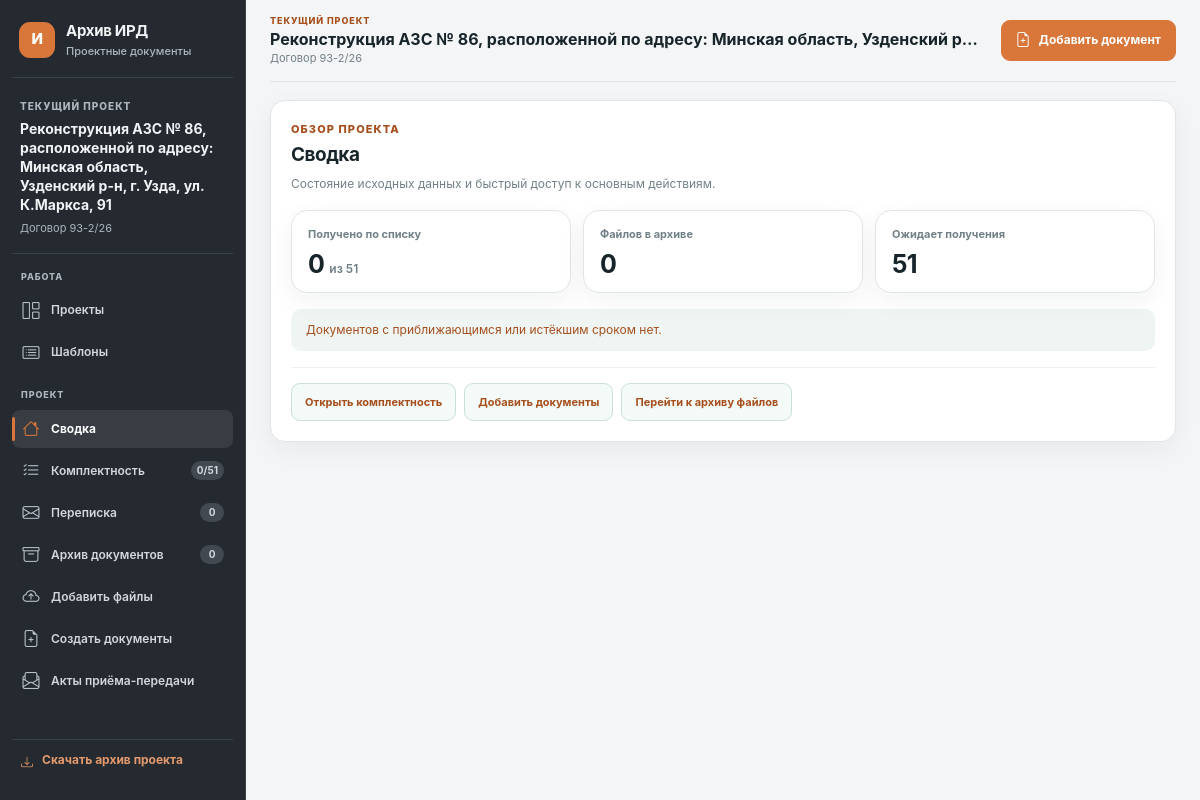
The app's page /objects/6 with its own data.
### tables this page shows
CREATE TABLE objects (
    id INTEGER PRIMARY KEY AUTOINCREMENT,
    contract_number TEXT NOT NULL,
    name TEXT NOT NULL,
    created_at TEXT NOT NULL DEFAULT CURRENT_TIMESTAMP
, template_id INTEGER, archived_at TEXT, customer TEXT NOT NULL DEFAULT '');

### app/web/routes.py (the view)
@bp.get("/objects/<int:object_id>")
def object_workspace(object_id: int):
    obj = ObjectRepository().get(object_id)
    if obj is None or obj["archived_at"]:
        abort(404)
    warning_days = current_app.config["EXPIRY_WARNING_DAYS"]
    documents = [attach_expiry(row, warning_days) for row in DocumentRepository().list_by_object(object_id)]
    checklist_repository = ChecklistRepository()
    checklist_repository.sync_documents_to_checklist(object_id, documents)
    checklist = checklist_repository.list_project_items(object_id)
    checklist = _attach_checklist_expiry(checklist, warning_days)
    archived_documents = [attach_expiry(row, warning_days) for row in DocumentRepository().list_archived_by_object(object_id)]
    alerts = [
        {"document": row, "expiry": row["expiry"]}
        for row in documents if row["expiry"]["key"] in {"expired", "expiring"}
    ]
    return render_template(
        "object.html",
        object=obj,
        documents=documents,
        archived_documents=archived_documents,
        checklist=checklist,
        templates=ChecklistRepository().list_templates(),
        alerts=alerts,
        missing_count=sum(row["status"] == "missing" for row in checklist),
        received_count=sum(row["status"] == "received" for row in checklist),
        warning_days=warning_days,
        correspondence=CorrespondenceRepository().list_by_object(object_id),
    )

### app/database.py (called while the page is built)
def get_db() -> sqlite3.Connection:
    if "db" not in g:
        g.db = sqlite3.connect(current_app.config["DATABASE_PATH"])
        g.db.row_factory = sqlite3.Row
        g.db.execute("PRAGMA foreign_keys = ON")
    return g.db

### app/repositories.py (called while the page is built)
    def get(self, object_id: int) -> Row | None:
        return get_db().execute(
            "SELECT * FROM objects WHERE id = ?", (object_id,)
        ).fetchone()

    def list_by_object(self, object_id: int, *, include_archived: bool = False) -> list[Row]:
        archived_filter = "" if include_archived else "AND archived_at IS NULL"
        return list(
            get_db().execute(
                f"""
                SELECT *
                FROM documents
                WHERE object_id = ? {archived_filter}
                ORDER BY created_at DESC, id DESC
                """,
                (object_id,),
            )
        )

    def list_archived_by_object(self, object_id: int) -> list[Row]:
        return list(get_db().execute(
            "SELECT * FROM documents WHERE object_id = ? AND archived_at IS NOT NULL ORDER BY archived_at DESC, id DESC",
            (object_id,),
        ))

    def list_templates(self) -> list[Row]:
        return list(
            get_db().execute(
                "SELECT * FROM checklist_templates ORDER BY name COLLATE NOCASE"
            )
        )

    def list_project_items(self, object_id: int) -> list[Row]:
        return list(
            get_db().execute(
                """
                SELECT checklist.*, documents.working_title AS linked_document_title,
                       documents.archived_at AS linked_document_archived_at
                FROM project_checklist_items AS checklist
                LEFT JOIN documents ON documents.id = checklist.document_id
                WHERE checklist.object_id = ?
                ORDER BY
                    CASE
                        WHEN checklist.status = 'received' THEN 0
                        WHEN documents.id IS NULL OR documents.archived_at IS NOT NULL THEN 1
                        ELSE 2
                    END,
                    checklist.sort_order,
                    checklist.id
                """,
                (object_id,),
            )
        )

    def list_by_object(self, object_id: int):
        return list(get_db().execute("SELECT * FROM correspondence WHERE object_id = ? ORDER BY COALESCE(letter_date, '' ) DESC, id DESC", (object_id,)))

### app/templates/object.html (shortened to what this page needs)
{% extends "base.html" %}
{% block content %}
<div class="project-workspace" data-project-workspace>
    <div class="project-workspace-main">
        <section class="workspace-tab-panel" data-workspace-panel="overview">
            <div class="workspace-panel-heading"><div><p class="eyebrow">ОБЗОР ПРОЕКТА</p><h2>Сводка</h2><p>Состояние исходных данных и быстрый доступ к основным действиям.</p></div></div>
            <div class="workspace-metrics"><article class="workspace-metric panel"><span>Получено по списку</span><strong>{{ received_count }} <small>из {{ checklist|length }}</small></strong></article><article class="workspace-metric panel"><span>Файлов в архиве</span><strong>{{ documents|length }}</strong></article><article class="workspace-metric panel"><span>Ожидает получения</span><strong>{{ missing_count }}</strong></article></div>
            {% if alerts %}<section class="alert-panel compact"><strong>Требуют внимания по срокам</strong><ul>{% for alert in alerts %}<li><a href="{{ url_for('web.document_detail', document_id=alert.document.id) }}">{{ alert.document.working_title or alert.document.original_filename }}</a><span class="expiry-{{ alert.expiry.key }}">{{ alert.expiry.label }}</span></li>{% endfor %}</ul></section>{% else %}<div class="notice workspace-clear-notice">Документов с приближающимся или истёкшим сроком нет.</div>{% endif %}
            <div class="workspace-quick-actions"><button type="button" class="secondary-button" data-open-tab="checklist">Открыть комплектность</button><button type="button" class="secondary-button" data-open-tab="upload">Добавить документы</button><button type="button" class="secondary-button" data-open-tab="documents">Перейти к архиву файлов</button></div>
        </section>
    </div>
</div>
{% endblock %}

### app/templates/base.html (shortened to what this page needs)
<!doctype html>
<html lang="ru">
<head>
    <link rel="stylesheet" href="{{ url_for('static', filename='styles.css', v='20261115-template-create-modal') }}">
    <link rel="stylesheet" href="https://cdn.jsdelivr.net/npm/bootstrap-icons@1.11.3/font/bootstrap-icons.min.css">
</head>
<body>
    {% set active_project = object if object is defined and object else (project if project is defined and project else none) %}
    <div class="app-layout">
        <aside class="project-sidebar app-sidebar" id="app-sidebar" aria-label="Главное меню">
            <a class="brand app-sidebar-brand" href="{{ url_for('web.index') }}"><span class="brand-mark">И</span><span>Архив ИРД<small>Проектные документы</small></span></a>
            {% if active_project %}
            <div class="project-sidebar-identity"><span class="eyebrow">ТЕКУЩИЙ ПРОЕКТ</span><strong>{{ active_project.name }}</strong><span class="project-sidebar-contract">Договор {{ active_project.contract_number }}</span></div>
            {% else %}
            <div class="project-sidebar-identity"><span class="eyebrow">РАБОЧЕЕ ПРОСТРАНСТВО</span><strong>Архив исходных данных</strong><span class="project-sidebar-contract">Проектные документы</span></div>
            {% endif %}
            <nav class="project-side-nav" aria-label="Разделы приложения">
                <div class="project-nav-group"><span class="project-nav-caption">РАБОТА</span><a class="project-nav-item" href="{{ url_for('web.index') }}"><i class="project-nav-icon bi bi-grid-1x2" aria-hidden="true"></i><span>Проекты</span></a><a class="project-nav-item" href="{{ url_for('web.manage_templates') }}"><i class="project-nav-icon bi bi-card-list" aria-hidden="true"></i><span>Шаблоны</span></a></div>
                {% if active_project %}
                <div class="project-nav-group"><span class="project-nav-caption">ПРОЕКТ</span>
                    {% if request.endpoint == 'web.object_workspace' %}
                    <button type="button" class="project-nav-item" data-workspace-tab="overview" aria-selected="false"><i class="project-nav-icon bi bi-house" aria-hidden="true"></i><span>Сводка</span></button>
                    <button type="button" class="project-nav-item" data-workspace-tab="checklist" aria-selected="false"><i class="project-nav-icon bi bi-list-check" aria-hidden="true"></i><span>Комплектность</span><small>{{ received_count }}/{{ checklist|length }}</small></button>
                    <button type="button" class="project-nav-item" data-workspace-tab="correspondence" aria-selected="false"><i class="project-nav-icon bi bi-envelope" aria-hidden="true"></i><span>Переписка</span><small>{{ correspondence|default([])|length }}</small></button>
                    <button type="button" class="project-nav-item" data-workspace-tab="documents" aria-selected="false"><i class="project-nav-icon bi bi-archive" aria-hidden="true"></i><span>Архив документов</span><small>{{ documents|length }}</small></button>
                    <button type="button" class="project-nav-item" data-workspace-tab="upload" aria-selected="false"><i class="project-nav-icon bi bi-cloud-arrow-up" aria-hidden="true"></i><span>Добавить файлы</span></button>
                    <button type="button" class="project-nav-item" data-workspace-tab="tools" aria-selected="false"><i class="project-nav-icon bi bi-file-earmark-plus" aria-hidden="true"></i><span>Создать документы</span></button>
                    <a class="project-nav-item" href="{{ url_for('web.project_acts', object_id=active_project.id) }}"><i class="project-nav-icon bi bi-envelope-paper" aria-hidden="true"></i><span>Акты приёма-передачи</span></a>
                    {% endif %}
                </div>
                {% endif %}
            </nav>
            {% if active_project %}<a class="project-sidebar-download" href="{{ url_for('web.export_object', object_id=active_project.id) }}"><i class="bi bi-download" aria-hidden="true"></i><span>Скачать архив проекта</span></a>{% endif %}
        </aside>
        <main class="page app-main">
            {% if active_project %}<header class="project-topbar"><div class="project-topbar-context"><span class="eyebrow">ТЕКУЩИЙ ПРОЕКТ</span><strong>{{ active_project.name }}</strong><small>Договор {{ active_project.contract_number }}</small></div><a class="project-topbar-add" href="{{ url_for('web.object_workspace', object_id=active_project.id, tab='upload') }}"><i class="bi bi-file-earmark-plus" aria-hidden="true"></i><span>Добавить документ</span></a></header>{% endif %}
            {% block content %}{% endblock %}
        </main>
    </div>
</body>
</html>

### records on screen
objects: name "Реконструкция АЗС № 86, расположенной по адресу: Минская область, Узденский р-н, г. Узда, ул. К.Маркса, 91", contract_number "93-2/26", name "Реконструкция АЗС № 86, расположенной по адресу: Минская область, Узденский р…"

### other values on screen
{{ received_count }} "0"
{{ checklist|length }} "51"
{{ correspondence|default([])|length }} "0"
{{ documents|length }} "0"
{{ missing_count }} "51"
